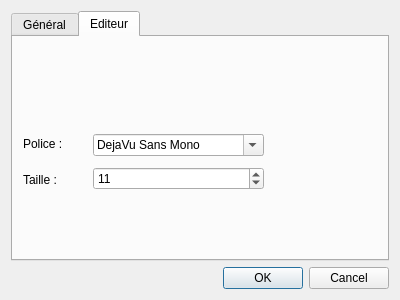
<ui version="4.0" >
 <class>preferences</class>
 <widget class="QDialog" name="preferences" >
  <property name="geometry" >
   <rect>
    <x>0</x>
    <y>0</y>
    <width>400</width>
    <height>300</height>
   </rect>
  </property>
  <property name="windowTitle" >
   <string>Préférences</string>
  </property>
  <layout class="QHBoxLayout" >
   <item>
    <layout class="QVBoxLayout" >
     <item>
      <widget class="QTabWidget" name="tabWidget" >
       <property name="currentIndex" >
        <number>1</number>
       </property>
       <widget class="QWidget" name="tab" >
        <attribute name="title" >
         <string>Général</string>
        </attribute>
        <layout class="QHBoxLayout" >
         <item>
          <layout class="QGridLayout" >
           <item row="0" column="0" >
            <widget class="QLabel" name="label" >
             <property name="text" >
              <string>Répertoire par défaut :</string>
             </property>
            </widget>
           </item>
           <item row="0" column="1" >
            <spacer>
             <property name="orientation" >
              <enum>Qt::Horizontal</enum>
             </property>
             <property name="sizeHint" >
              <size>
               <width>40</width>
               <height>20</height>
              </size>
             </property>
            </spacer>
           </item>
           <item row="0" column="2" >
            <widget class="QLineEdit" name="lineEdit" />
           </item>
           <item row="1" column="0" >
            <widget class="QLabel" name="label_2" >
             <property name="text" >
              <string>Répertoire de sortie :</string>
             </property>
            </widget>
           </item>
           <item row="1" column="1" >
            <spacer>
             <property name="orientation" >
              <enum>Qt::Horizontal</enum>
             </property>
             <property name="sizeHint" >
              <size>
               <width>40</width>
               <height>20</height>
              </size>
             </property>
            </spacer>
           </item>
           <item row="1" column="2" >
            <widget class="QLineEdit" name="lineEdit_2" />
           </item>
          </layout>
         </item>
        </layout>
       </widget>
       <widget class="QWidget" name="tab_2" >
        <attribute name="title" >
         <string>Editeur</string>
        </attribute>
        <widget class="QWidget" name="" >
         <property name="geometry" >
          <rect>
           <x>10</x>
           <y>92</y>
           <width>241</width>
           <height>66</height>
          </rect>
         </property>
         <layout class="QHBoxLayout" >
          <item>
           <layout class="QVBoxLayout" >
            <item>
             <widget class="QLabel" name="label_3" >
              <property name="text" >
               <string>Police :</string>
              </property>
             </widget>
            </item>
            <item>
             <widget class="QLabel" name="label_4" >
              <property name="text" >
               <string>Taille :</string>
              </property>
             </widget>
            </item>
           </layout>
          </item>
          <item>
           <layout class="QVBoxLayout" >
            <item>
             <widget class="QFontComboBox" name="fontComboBox" >
              <property name="fontFilters" >
               <set>QFontComboBox::MonospacedFonts</set>
              </property>
              <property name="currentFont" >
               <font>
                <family>DejaVu Sans Mono</family>
               </font>
              </property>
             </widget>
            </item>
            <item>
             <widget class="QSpinBox" name="spinBox" >
              <property name="value" >
               <number>11</number>
              </property>
             </widget>
            </item>
           </layout>
          </item>
         </layout>
        </widget>
       </widget>
      </widget>
     </item>
     <item>
      <widget class="QDialogButtonBox" name="buttonBox" >
       <property name="orientation" >
        <enum>Qt::Horizontal</enum>
       </property>
       <property name="standardButtons" >
        <set>QDialogButtonBox::Cancel|QDialogButtonBox::NoButton|QDialogButtonBox::Ok</set>
       </property>
      </widget>
     </item>
    </layout>
   </item>
  </layout>
 </widget>
 <resources/>
 <connections>
  <connection>
   <sender>buttonBox</sender>
   <signal>accepted()</signal>
   <receiver>preferences</receiver>
   <slot>accept()</slot>
   <hints>
    <hint type="sourcelabel" >
     <x>248</x>
     <y>254</y>
    </hint>
    <hint type="destinationlabel" >
     <x>157</x>
     <y>274</y>
    </hint>
   </hints>
  </connection>
  <connection>
   <sender>buttonBox</sender>
   <signal>rejected()</signal>
   <receiver>preferences</receiver>
   <slot>reject()</slot>
   <hints>
    <hint type="sourcelabel" >
     <x>316</x>
     <y>260</y>
    </hint>
    <hint type="destinationlabel" >
     <x>286</x>
     <y>274</y>
    </hint>
   </hints>
  </connection>
 </connections>
</ui>
